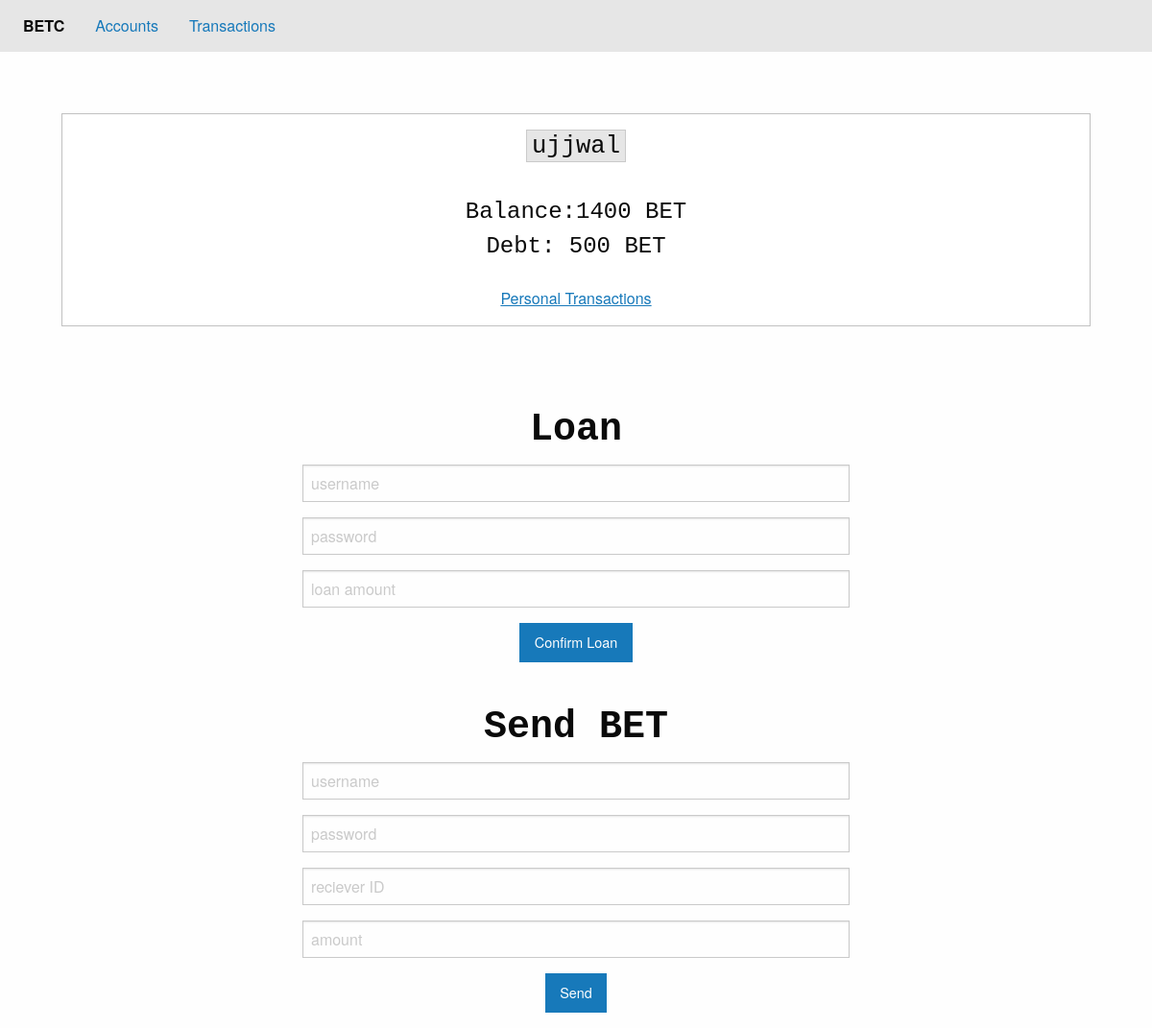
Page /accounts/ujjwal on the earlier database version.
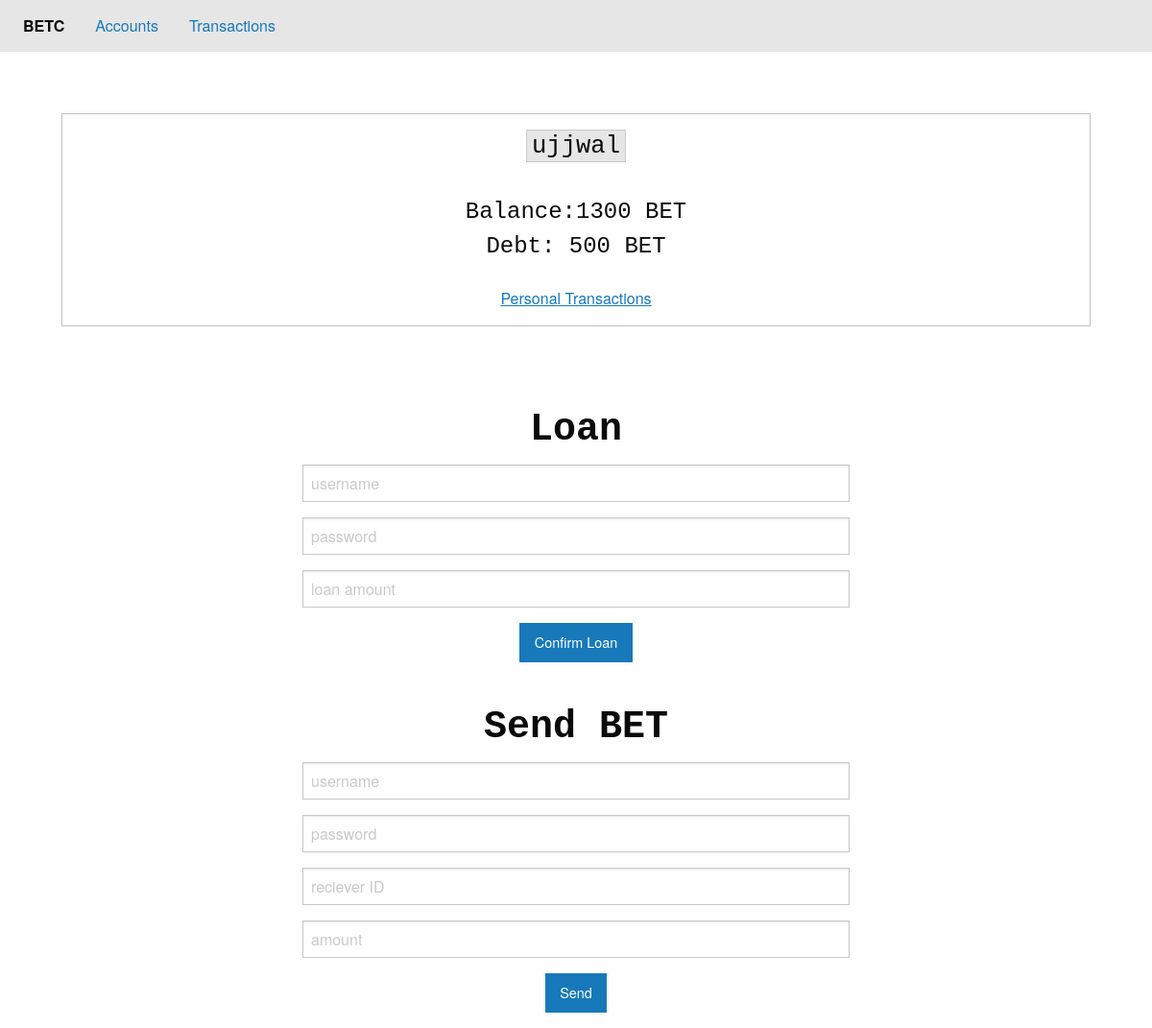
Same page on the later database version.
### app/models.py (models this page shows)
class Wallet(db.Model):
    id = db.Column(db.Integer, primary_key=True)
    username = db.Column(db.String, unique=True, nullable=False)
    password = db.Column(db.String, nullable=False)
    balance = db.Column(db.Integer,nullable=True, default=1000)
    inDept = db.Column(db.Integer, default=0)

### app/routes.py (the view)
@app.route("/accounts/<username>")
def getWallet(username):
    try:
        wallet = Wallet.query.filter_by(username=username).first()
        return render_template("wallet.html", wallet=wallet)
    except:
        return "User not found"

### app/templates/wallet.html (shortened to what this page needs)
{% extends "index.html" %}
{% block content %}
<section style="width: 100%; text-align:center; padding: 4rem;">
  <div class="callout">
    <h5><code style="font-size: 1.6rem;">{{ wallet.username }}</code></h5>
    <br>
    <span style="font-size: 1.5rem; font-family:'Courier New', Courier, monospace">Balance:{{wallet.balance}} BET</span>
    <br>
    <span style="font-size: 1.5rem; font-family:'Courier New', Courier, monospace">Debt: 500 BET</span>
    <br>
    <br>
    <a href="#" style="text-decoration:underline;">Personal Transactions</a>
  </div>
</section>
<form method="POST" action="/loan" style="width: 50%;margin:auto; text-align: center;">
  <h2 style="font-family:'Courier New', Courier, monospace;"> <b> Loan</b></h2>
  <div class="grid-container">
    <div>
      <div>
        <input name="username" type="text" placeholder="username">
      </div>
      <div>
        <input type="password" placeholder="password" name="password">
      </div>
      <div>
        <input type="text" placeholder="loan amount" name="loanValue">
      </div>
      <button type="submit" class="button">Confirm Loan</button>
    </div>
  </div>
</form>
<br>
<form method="POST" action="/send" style="width: 50%;margin:auto; text-align: center;">
  <h2 style="font-family:'Courier New', Courier, monospace;"> <b> Send BET</b></h2>
  <div class="grid-container">
    <div>
      <div>
        <input name="username" type="text" placeholder="username">
      </div>
      <div>
        <input type="password" placeholder="password" name="password">
      </div>
      <div>
        <input type="text" placeholder="reciever ID" name="reciever">
      </div>
      <div>
        <input type="text" placeholder="amount" name="amount">
      </div>
      <button type="submit" class="button">Send</button>
    </div>
  </div>
</form>
{% endblock %}

### app/templates/index.html (shortened to what this page needs)
<!DOCTYPE html>
<html lang="en">
<head>
    {% block header %}
    <link rel="stylesheet" href="https://cdn.jsdelivr.net/npm/foundation-sites@6.6.3/dist/css/foundation.min.css"
>
    {% endblock %}
</head>
<body>
    {% block nav %}
    <div class="top-bar">
        <div class="top-bar-left">
            <ul class="dropdown menu" data-dropdown-menu>
                <li id="logo" class="menu-text">BETC</li>
                <li><a href="/accounts">Accounts</a></li>
                <li><a href="#">Transactions</a></li>
            </ul>
        </div>
    </div>
    {% endblock %}
    {% block content %}
    {% endblock %}
</body>
</html>

Differences in the rows shown:
changed Wallet "ujjwal": balance "1400" → "1300"
